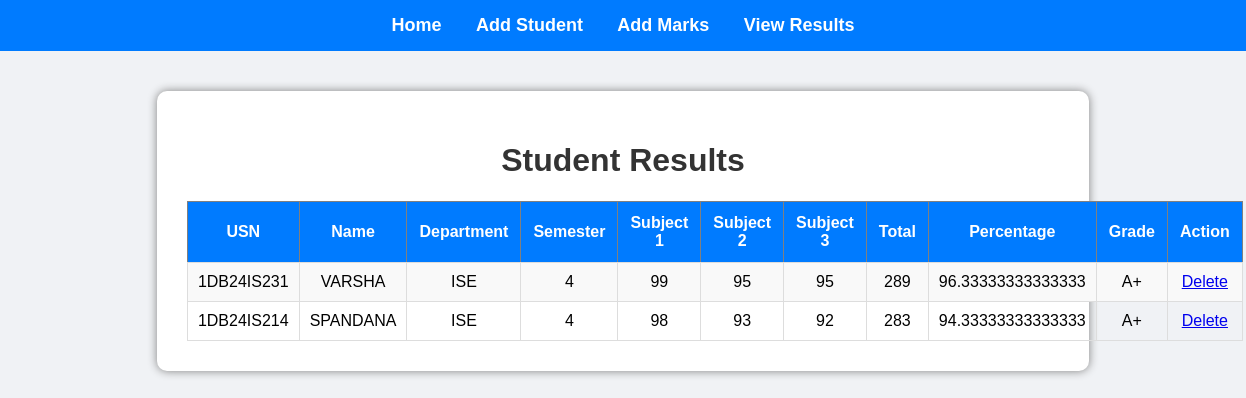
/view_results, run on the app's committed database.
### tables this page shows
CREATE TABLE results(
            id INTEGER PRIMARY KEY AUTOINCREMENT,
            usn TEXT UNIQUE,
            subject1 INTEGER,
            subject2 INTEGER,
            subject3 INTEGER,
            total INTEGER,
            percentage REAL,
            grade TEXT
        );

CREATE TABLE students(
            id INTEGER PRIMARY KEY AUTOINCREMENT,
            usn TEXT UNIQUE,
            name TEXT,
            department TEXT,
            semester TEXT
        );

### app.py (the view)
@app.route('/view_results')
def view_results():
    conn = sqlite3.connect('database.db')
    cur = conn.cursor()
    cur.execute('''
        SELECT results.id,
               students.usn,
               students.name,
               students.department,
               students.semester,
               results.subject1,
               results.subject2,
               results.subject3,
               results.total,
               results.percentage,
               results.grade

        FROM students
        JOIN results
        ON students.usn = results.usn
    ''')
    data = cur.fetchall()
    conn.close()
    return render_template('view_results.html', data=data)

### templates/view_results.html (shortened to what this page needs)
<!DOCTYPE html>
<html>
<head>
    <link rel="stylesheet"
          href="{{ url_for('static', filename='css/style.css') }}">
</head>
<body>
    <div class="navbar">
        <a href="/">Home</a>
        <a href="/add_student">Add Student</a>
        <a href="/add_marks">Add Marks</a>
        <a href="/view_results">View Results</a>
    </div>
    <div class="container">
        <h1>Student Results</h1>
        <table border="1">
            <tr>
                <th>USN</th>
                <th>Name</th>
                <th>Department</th>
                <th>Semester</th>
                <th>Subject 1</th>
                <th>Subject 2</th>
                <th>Subject 3</th>
                <th>Total</th>
                <th>Percentage</th>
                <th>Grade</th>
                <th>Action</th>
            </tr>
            {% for row in data %}
            <tr>
                <td>{{ row[1] }}</td>
                <td>{{ row[2] }}</td>
                <td>{{ row[3] }}</td>
                <td>{{ row[4] }}</td>
                <td>{{ row[5] }}</td>
                <td>{{ row[6] }}</td>
                <td>{{ row[7] }}</td>
                <td>{{ row[8] }}</td>
                <td>{{ row[9] }}</td>
                <td>{{ row[10] }}</td>
                <td>
                    <a href="/delete/{{ row[0] }}"
                       onclick="return confirm('Are you sure you want to delete this record?')">
                        Delete
                    </a>
                </td>
            </tr>
            {% endfor %}
        </table>
    </div>
</body>
</html>

### static/css/style.css (style rules this page uses)
body { font-family: Arial, sans-serif; background: #f0f2f5; margin: 0; padding: 0; }
.navbar { background: #007bff; padding: 15px; text-align: center; }
.navbar a { color: white; text-decoration: none; margin: 15px; font-size: 18px; font-weight: bold; }
.container { width: 70%; margin: 40px auto; background: white; padding: 30px; border-radius: 10px; box-shadow: 0px 0px 10px gray; text-align: center; }
h1 { color: #333; }
table { width: 100%; border-collapse: collapse; margin-top: 20px; }
th { background: #007bff; color: white; padding: 12px; }
td { padding: 10px; border: 1px solid #ddd; }
tr:nth-child(even) { background: #f9f9f9; }

### data on the page
results: usn "1DB24IS231", name "VARSHA", department "ISE", semester "4", subject1 "99", subject2 "95", subject3 "95", total "289", percentage "96.33333333333333", grade "A+"
results: usn "1DB24IS214", name "SPANDANA", department "ISE", semester "4", subject1 "98", subject2 "93", subject3 "92", total "283", percentage "94.33333333333333", grade "A+"
